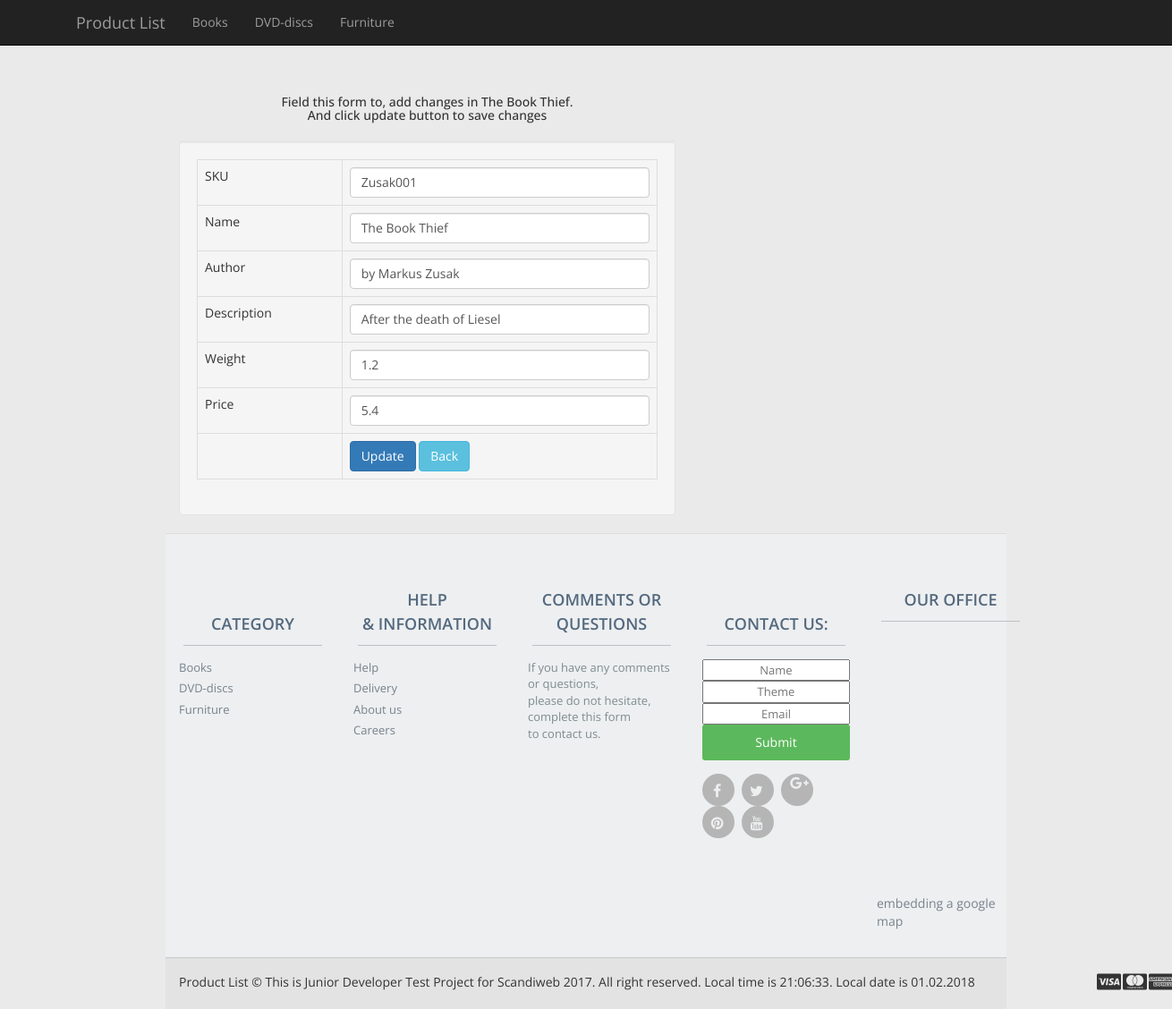
The page /edit_book.php?id=39 on the database its author committed.
### tables this page shows
CREATE TABLE `category` (
  `id` int(11) NOT NULL,
  `name` varchar(60) NOT NULL,
  `path` text NOT NULL
);

CREATE TABLE `Books` (
  `id` int(11) NOT NULL,
  `sku` varchar(20) NOT NULL,
  `img` varchar(255) NOT NULL DEFAULT 'book.jpg',
  `name` varchar(100) NOT NULL,
  `author` varchar(255) NOT NULL,
  `description` text NOT NULL,
  `weight` float NOT NULL,
  `price` float NOT NULL
);

### Objects/category.php (called while the page is built, shortened)
<?php
class Category{
    private $conn;
    private $table_name = "category";
    public function __construct($db){
        $this->conn = $db;
    }
    function read(){
        $query = "SELECT * FROM " . $this->table_name;
        $stmt = $this->conn->prepare( $query );
        $stmt->execute();
        return $stmt;
    }
}
?>

### Objects/books.php (called while the page is built, shortened)
<?php
    require_once 'CRUD.php';
    class books extends CRUD  {
        public function __construct($db)
        {
            $this->table_name = "Books";
        }
        function readOne(){
            $query = "SELECT sku, name, img, author, price, weight, description FROM " . $this->table_name . "
            WHERE id = ? LIMIT 0,1";
            $stmt = $this->conn->prepare( $query );
            $stmt->bindParam(1, $this->id);
            $stmt->execute();
            $row = $stmt->fetch(PDO::FETCH_ASSOC);
            $this->sku = $row['sku'];
            $this->name = $row['name'];
            $this->author = $row['author'];
            $this->description = $row['description'];
            $this->weight = $row['weight'];
            $this->price = $row['price'];
        }
    }

### Objects/CRUD.php (called while the page is built, shortened)
<?php
    class CRUD extends Objects implements productInterface {
    public function __construct($db){
        $this->conn = $db;
        }
}

### edit_book.php (the view, shortened to what this page needs)
<?php
$id = isset($_GET['id']) ? $_GET['id'] : die('ERROR: missing ID.');
include_once 'Objects/books.php';
$database = new Database();
$db = $database->getConnection();
$books = new books($db);
$books->id = $id;
$books->readOne();
include_once 'UI/header.php';
?>
    <div class="container">
    <div class="row">
    <div class="col-md-6">
    <div class="modal-header">
        <h3>Field this form to, add changes in <?php echo $books->name; ?>. <br> And click update button to save changes</h3>
    </div>
    <div id="myTabContent" class="tab-content">
    <div class="well">
    <div class="form-group">
    <form action="<?php echo htmlspecialchars($_SERVER["PHP_SELF"] . "?id={$books->id}");?>" method="post">
        <table class='table table-hover table-responsive table-bordered'>
            <tr>
                <td>SKU</td>
                <td><input type='text' name='sku' value='<?php echo $books->sku; ?>' class='form-control' /></td>
            </tr>
            <tr>
                <td>Name</td>
                <td><input type='text' name='name' value='<?php echo $books->name; ?>' class='form-control' /></td>
            </tr>
            <tr>
                <td>Author</td>
                <td><input type='text' name='author' value='<?php echo $books->author; ?>' class='form-control' /></td>
            </tr>
            <tr>
                <td>Description</td>
                <td><input type='text' name='description' value='<?php echo $books->description; ?>' class='form-control' /></td>
            </tr>
            <tr>
                <td>Weight</td>
                <td><input type='text' name='weight' value='<?php echo $books->weight; ?>' class='form-control' /></td>
            </tr>
            <tr>
                <td>Price</td>
                <td><input type='text' name='price' value='<?php echo $books->price; ?>' class='form-control' /></td>
            </tr>
            <tr>
                <td></td>
                <td>
                    <button type="submit" class="btn btn-primary">Update</button>
                    <a href='book_id.php?id=<?php echo $books->id; ?>' class='btn btn-info left-margin'>
                          Back </a>
                </td>
            </tr>
        </table>
    </form>
    </div>
    </div>
    </div>
    </div>
    </div>
    </div>
<?php
include_once 'UI/footer.php';

### UI/header.php (shortened to what this page needs)
<?php
include_once 'Objects/category.php';
$database = new Database();
$db = $database->getConnection();
$category = new Category($db);
?>
<!DOCTYPE html>
<head>
    <link href="UI/bootstrap3/css/bootstrap.css" rel="stylesheet">
    <link href="UI/bootstrap3/css/footer.css" rel="stylesheet">
    <link href="UI/bootstrap3/css/newstyle.css" rel="stylesheet">
</head>
<body>
<div class="navbar navbar-inverse navbar-static-top">
    <div class="container">
        <div class="navbar-header">
            <a class="navbar-brand" href="index.php">Product List</a>
        </div>
        <div class="collapse navbar-collapse" id="responsive-menu">
            <ul class="nav navbar-nav">
                <?php
                $stmt = $category->read();
                while ($row_category = $stmt->fetch(PDO::FETCH_ASSOC)){
                    extract($row_category);
                    echo "<li> {$path}  {$name} </a></li>";
                }
                ?>
            </ul>
        </div>
    </div>
</div>
<div class="wrap">

### UI/footer.php (shortened to what this page needs)
<?php
include_once 'Objects/category.php';
$database = new Database();
$db = $database->getConnection();
$category = new Category($db);
?>
<link href="//maxcdn.bootstrapcdn.com/font-awesome/4.2.0/css/font-awesome.min.css" rel="stylesheet">
<footer>
    <div class="footer" id="footer">
        <div class="container">
            <div class="row">
                <div class="col-lg-2  col-md-2 col-sm-4 col-xs-6">
                    <h3> <br> Category </h3>
                    <ul>
                        <li class="sub">
                            <?php
                            $stmt = $category->read();
                            while ($row_category = $stmt->fetch(PDO::FETCH_ASSOC)){
                                extract($row_category);
                                echo "<li> {$path}  {$name} </a></li>";
                            }
                            ?>
                        </li>
                    </ul>
                </div>
                <div class="col-lg-2  col-md-2 col-sm-4 col-xs-6">
                    <h3> HELP <br>& INFORMATION </h3>
                    <ul>
                        <li> <a href="#"> Help </a> </li>
                        <li> <a href="#"> Delivery </a>
                        <li> <a href="#"> About us </a> </li>
                        <li> <a href="#"> Careers </a> </li>
                    </ul>
                </div>
                <div class="col-lg-2  col-md-2 col-sm-4 col-xs-6">
                    <h3> Comments or Questions </h3>
                    <ul>
                        <li>  If you have any comments or questions, </li>
                        <li>  please do not hesitate,  </li>
                        <li>  complete this form  </li>
                        <li>  to contact us. </li>
                    </ul>
                </div>
                <div class="col-lg-2  col-md-2 col-sm-4 col-xs-6">
                    <h3> <br> Contact us:  </h3>
                    <ul>
                        <li>
                            <form  action="<?php echo htmlspecialchars($_SERVER["PHP_SELF"]);?>" method="post">
                                <div class="input-append newsletter-box text-center">
                                    <input type="text" class="full text-center" placeholder="Name" name="contact"/>
                                    <input type="text" class="full text-center" placeholder="Theme" name="theme"/>
                                    <input type="text" class="full text-center" placeholder="Email" name="email"/>
                                    <button type="submit" class="btn btn-success">Submit</button>
                                </div>
                            </form>
                        </li>
                    </ul>
                    <ul class="social">
                        <li> <a href="#"> <i class=" fa fa-facebook">   </i> </a> </li>
                        <li> <a href="#"> <i class="fa fa-twitter">   </i> </a> </li>
                        <li> <a href="#"> <i class="fa fa-google-plus">   </i> </a> </li>
                        <li> <a href="#"> <i class="fa fa-pinterest">   </i> </a> </li>
                        <li> <a href="#"> <i class="fa fa-youtube">   </i> </a> </li>
                    </ul>
                </div>
                <div class="col-lg-2  col-md-2 col-sm-4 col-xs-6">
                    <h3> Our office  </h3>
                    <div style='overflow:hidden;height:300px;width:300px;'><div id='gmap_canvas' style='height:300px;width:300px;'></div>
                        <style>#gmap_canvas img{max-width:none!important;background:none!important}</style></div>
                    <a href='https://add-map.com/'>embedding a google map</a> <script type='text/javascript' src='https://embedmaps.com/google-maps-authorization/script.js?id=3e87cd561cb3d114f974bf3373771109d1ac5f4a'></script>
                </div>
            </div>
        </div>
    </div>
    <div class="footer-bottom">
        <div class="container">
            <?php $dat = date("d.m.Y"); $tm = date("H:i:s");?>
            <p class="pull-left"> Product List © This is Junior Developer Test Project for Scandiweb 2017. All right reserved. Local time is <?php echo $tm?>. Local date is <?php echo $dat?>  </p>
            <div class="pull-right">
                <ul class="nav nav-pills payments">
                    <li><i class="fa fa-cc-visa"></i></li>
                    <li><i class="fa fa-cc-mastercard"></i></li>
                    <li><i class="fa fa-cc-amex"></i></li>
                </ul>
            </div>
        </div>
    </div>
</footer>
</body>
</html>

### rows shown on the page
category: name "Books"
category: name "DVD-discs"
category: name "Furniture"
books: name "The Book Thief", sku "Zusak001", author "by Markus Zusak", description "After the death of Liesel", weight "1.2", price "5.4"
